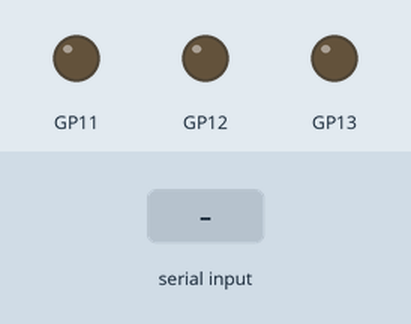
This program was run on a simulated Raspberry Pi Pico running MicroPython. Parts: output pins drawn as LEDs (lit = HIGH). Inputs (shaded band) come from the test bench.

Above: at 1.2 s.
1.3 s: "0" typed at the serial console
At 1.9 s:
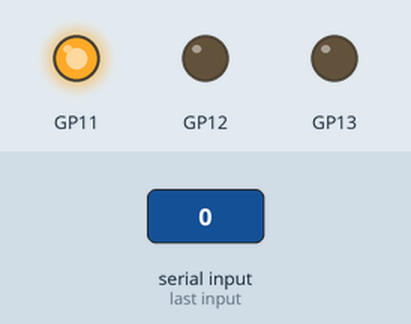
2.8 s: "1" typed at the serial console
At 4.0 s:
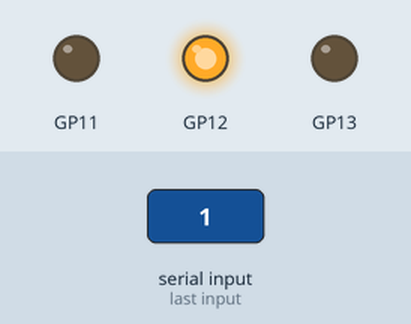
4.3 s: "2" typed at the serial console
At 5.4 s:
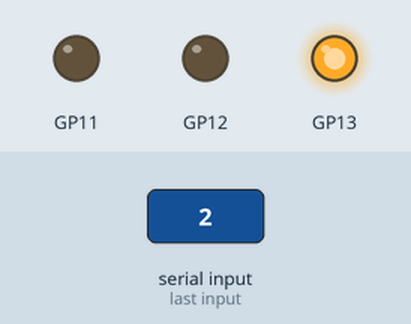
5.8 s: "90" typed at the serial console
At 6.6 s:
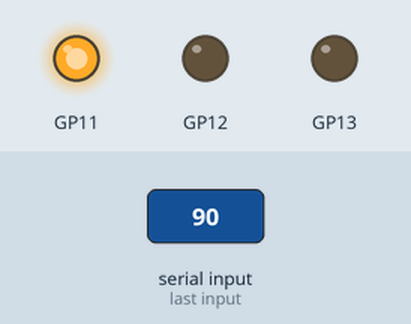
7.3 s: "5" typed at the serial console
At 7.7 s:
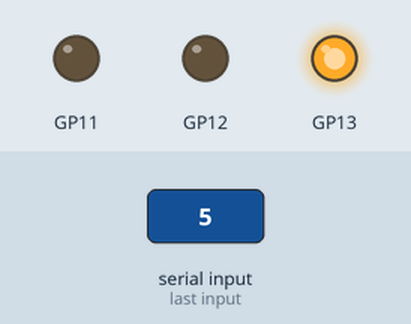
Timing chart, 0 to 9.8 s (numbered marks = the images above; inputs shaded):
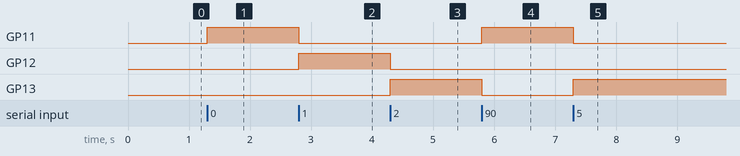

Measured:
- after the input at 1.3 s, GP11: LOW → HIGH at once
- after the input at 2.8 s, GP11: HIGH → LOW at once; GP12: LOW → HIGH at once
- after the input at 4.3 s, GP12: HIGH → LOW at once; GP13: LOW → HIGH at once
- after the input at 5.8 s, GP11: LOW → HIGH at once; GP13: HIGH → LOW at once
- after the input at 7.3 s, GP11: HIGH → LOW at once; GP13: LOW → HIGH at once

The program:

pico_code.py
```python
from machine import Pin
import time
import select
import sys

# setup poll to read USB port
poll_object = select.poll()
poll_object.register(sys.stdin,1)

def turnOn(i):
    i = int(i)
    # i: led number (0,1,2)
    Pin(11, Pin.OUT).value((i)%3==0)
    Pin(12, Pin.OUT).value((i)%3==1)
    Pin(13, Pin.OUT).value((i)%3==2)

while True:
    # check usb input
    if poll_object.poll(0):
       #read as character
       ch = sys.stdin.read(1)
       turnOn(ch)
       #print (ch,"hello from the pico")
```
